Frame 1 (no input): blank canvas, image omitted
Frame 60 (the mouse pressed at the canvas centre just before this capture): blank canvas, image omitted
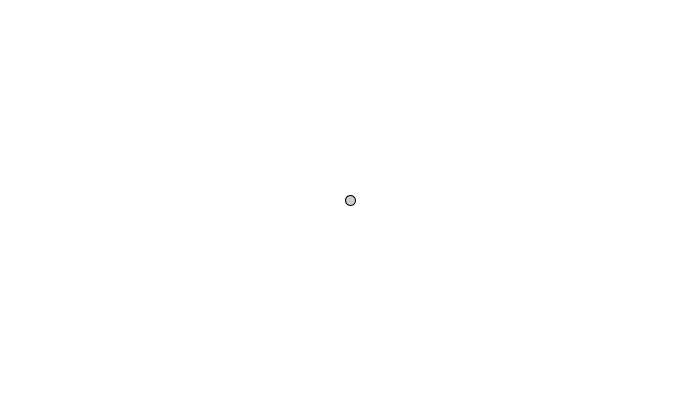
Frame 120 (the mouse held since frame 60 and released just before this capture)

The Processing sketch whose frames 1 and 60 were blank and that drew this single picture after the mouse press (run headless with seeded random() and noise(); from frame 60 on, the mouse is pressed at the canvas centre):

// Processing sketch: processing_35786
// ── processing_35786.pde

int circlesize = 10;

void setup()
{
 size(700,400); 
 smooth();
 fill(0,50);
//noStroke();
}

void draw()
{
  background(255);
  ellipse(mouseX,mouseY,circlesize,circlesize);
  if (mousePressed == true)
  {
    if(mouseButton == RIGHT)
    {
      circlesize = circlesize + 1;
    }
    if (mouseButton == LEFT)
    {
      circlesize = circlesize - 1;
    }
  }
}
